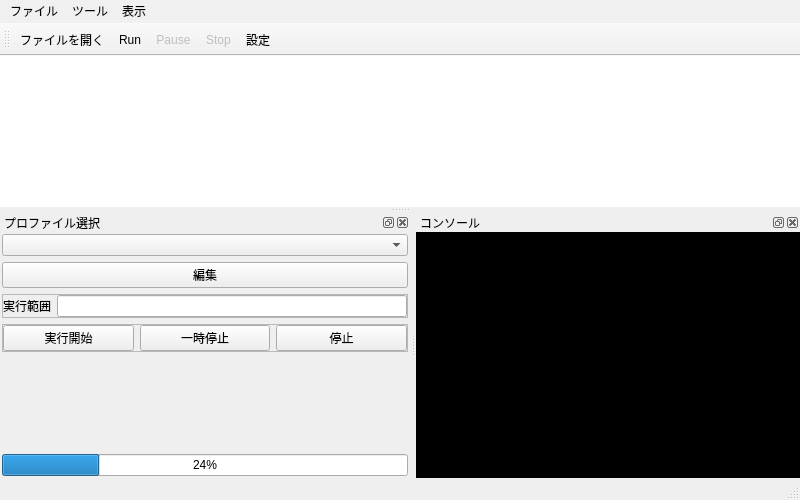
<?xml version="1.0" encoding="UTF-8"?>
<ui version="4.0">
 <class>MainWindow</class>
 <widget class="QMainWindow" name="MainWindow">
  <property name="geometry">
   <rect>
    <x>0</x>
    <y>0</y>
    <width>800</width>
    <height>500</height>
   </rect>
  </property>
  <property name="windowTitle">
   <string>MainWindow</string>
  </property>
  <widget class="QWidget" name="centralWidget">
   <layout class="QVBoxLayout" name="verticalLayout">
    <property name="spacing">
     <number>0</number>
    </property>
    <property name="sizeConstraint">
     <enum>QLayout::SetNoConstraint</enum>
    </property>
    <property name="leftMargin">
     <number>0</number>
    </property>
    <property name="topMargin">
     <number>0</number>
    </property>
    <property name="rightMargin">
     <number>0</number>
    </property>
    <property name="bottomMargin">
     <number>0</number>
    </property>
    <item>
     <widget class="FileQueueTable" name="tableWidget">
      <property name="styleSheet">
       <string notr="true"/>
      </property>
      <property name="frameShape">
       <enum>QFrame::NoFrame</enum>
      </property>
      <property name="lineWidth">
       <number>1</number>
      </property>
      <property name="dragDropMode">
       <enum>QAbstractItemView::InternalMove</enum>
      </property>
      <property name="defaultDropAction">
       <enum>Qt::MoveAction</enum>
      </property>
      <property name="selectionBehavior">
       <enum>QAbstractItemView::SelectRows</enum>
      </property>
      <attribute name="horizontalHeaderShowSortIndicator" stdset="0">
       <bool>true</bool>
      </attribute>
     </widget>
    </item>
   </layout>
  </widget>
  <widget class="QMenuBar" name="menuBar">
   <property name="geometry">
    <rect>
     <x>0</x>
     <y>0</y>
     <width>800</width>
     <height>20</height>
    </rect>
   </property>
   <property name="styleSheet">
    <string notr="true">background-color: rgb(240, 240, 240);
selection-background-color: rgb(144, 200, 246);
selection-color: rgb(0, 0, 0);</string>
   </property>
   <widget class="QMenu" name="menu">
    <property name="title">
     <string>ファイル</string>
    </property>
    <addaction name="actionOpen"/>
    <addaction name="separator"/>
    <addaction name="actionExit"/>
   </widget>
   <widget class="QMenu" name="menu_2">
    <property name="title">
     <string>ツール</string>
    </property>
    <addaction name="actionRun"/>
    <addaction name="actionPause"/>
    <addaction name="actionStop"/>
    <addaction name="separator"/>
    <addaction name="actionSettings"/>
   </widget>
   <widget class="QMenu" name="menu_3">
    <property name="title">
     <string>表示</string>
    </property>
    <addaction name="actionConsole"/>
    <addaction name="actionProfile"/>
    <addaction name="separator"/>
    <addaction name="actionAutohide"/>
   </widget>
   <addaction name="menu"/>
   <addaction name="menu_2"/>
   <addaction name="menu_3"/>
  </widget>
  <widget class="QToolBar" name="mainToolBar">
   <property name="enabled">
    <bool>true</bool>
   </property>
   <attribute name="toolBarArea">
    <enum>TopToolBarArea</enum>
   </attribute>
   <attribute name="toolBarBreak">
    <bool>false</bool>
   </attribute>
   <addaction name="actionOpen"/>
   <addaction name="actionRun"/>
   <addaction name="actionPause"/>
   <addaction name="actionStop"/>
   <addaction name="actionSettings"/>
  </widget>
  <widget class="QStatusBar" name="statusBar"/>
  <widget class="BaseDockWidget" name="runDock">
   <property name="minimumSize">
    <size>
     <width>274</width>
     <height>265</height>
    </size>
   </property>
   <property name="windowTitle">
    <string>プロファイル選択</string>
   </property>
   <attribute name="dockWidgetArea">
    <number>8</number>
   </attribute>
   <widget class="QWidget" name="dockWidgetContents_3">
    <layout class="QVBoxLayout" name="verticalLayout_3">
     <property name="leftMargin">
      <number>2</number>
     </property>
     <property name="topMargin">
      <number>2</number>
     </property>
     <property name="rightMargin">
      <number>2</number>
     </property>
     <property name="bottomMargin">
      <number>2</number>
     </property>
     <item>
      <widget class="ProfileComboBox" name="comboBox"/>
     </item>
     <item>
      <widget class="QPushButton" name="editButton">
       <property name="text">
        <string>編集</string>
       </property>
      </widget>
     </item>
     <item>
      <widget class="QFrame" name="frame_3">
       <property name="frameShape">
        <enum>QFrame::StyledPanel</enum>
       </property>
       <property name="frameShadow">
        <enum>QFrame::Raised</enum>
       </property>
       <layout class="QHBoxLayout" name="horizontalLayout_3">
        <property name="leftMargin">
         <number>0</number>
        </property>
        <property name="topMargin">
         <number>0</number>
        </property>
        <property name="rightMargin">
         <number>0</number>
        </property>
        <property name="bottomMargin">
         <number>0</number>
        </property>
        <item>
         <widget class="QLabel" name="label_2">
          <property name="text">
           <string>実行範囲</string>
          </property>
         </widget>
        </item>
        <item>
         <widget class="QLineEdit" name="lineEdit"/>
        </item>
       </layout>
      </widget>
     </item>
     <item>
      <widget class="QFrame" name="frame_2">
       <property name="frameShape">
        <enum>QFrame::StyledPanel</enum>
       </property>
       <property name="frameShadow">
        <enum>QFrame::Raised</enum>
       </property>
       <layout class="QHBoxLayout" name="horizontalLayout_2">
        <property name="leftMargin">
         <number>0</number>
        </property>
        <property name="topMargin">
         <number>0</number>
        </property>
        <property name="rightMargin">
         <number>0</number>
        </property>
        <property name="bottomMargin">
         <number>0</number>
        </property>
        <item>
         <widget class="QPushButton" name="runButton">
          <property name="text">
           <string>実行開始</string>
          </property>
          <property name="icon">
           <iconset resource="autobatchrunner.qrc">
            <normaloff>:/icons/run.png</normaloff>:/icons/run.png</iconset>
          </property>
         </widget>
        </item>
        <item>
         <widget class="QPushButton" name="pushButton_2">
          <property name="text">
           <string>一時停止</string>
          </property>
          <property name="icon">
           <iconset resource="autobatchrunner.qrc">
            <normaloff>:/icons/pause.png</normaloff>:/icons/pause.png</iconset>
          </property>
         </widget>
        </item>
        <item>
         <widget class="QPushButton" name="pushButton_3">
          <property name="text">
           <string>停止</string>
          </property>
          <property name="icon">
           <iconset resource="autobatchrunner.qrc">
            <normaloff>:/icons/stop_flat.png</normaloff>:/icons/stop_flat.png</iconset>
          </property>
         </widget>
        </item>
       </layout>
      </widget>
     </item>
     <item>
      <spacer name="verticalSpacer">
       <property name="orientation">
        <enum>Qt::Vertical</enum>
       </property>
       <property name="sizeHint" stdset="0">
        <size>
         <width>20</width>
         <height>40</height>
        </size>
       </property>
      </spacer>
     </item>
     <item>
      <widget class="QProgressBar" name="progressBar">
       <property name="value">
        <number>24</number>
       </property>
      </widget>
     </item>
    </layout>
   </widget>
  </widget>
  <widget class="BaseDockWidget" name="consoleDock">
   <property name="windowTitle">
    <string>コンソール</string>
   </property>
   <attribute name="dockWidgetArea">
    <number>8</number>
   </attribute>
   <widget class="QWidget" name="dockWidgetContents_5">
    <layout class="QVBoxLayout" name="verticalLayout_2">
     <property name="spacing">
      <number>0</number>
     </property>
     <property name="leftMargin">
      <number>0</number>
     </property>
     <property name="topMargin">
      <number>0</number>
     </property>
     <property name="rightMargin">
      <number>0</number>
     </property>
     <property name="bottomMargin">
      <number>0</number>
     </property>
     <item>
      <widget class="CommandLineTextEdit" name="commandLineText">
       <property name="styleSheet">
        <string notr="true">background-color: rgb(0, 0, 0);
color: rgb(204, 204, 204);</string>
       </property>
       <property name="frameShape">
        <enum>QFrame::NoFrame</enum>
       </property>
      </widget>
     </item>
    </layout>
   </widget>
  </widget>
  <action name="actionOpen">
   <property name="icon">
    <iconset resource="autobatchrunner.qrc">
     <normaloff>:/icons/File_Add.png</normaloff>:/icons/File_Add.png</iconset>
   </property>
   <property name="text">
    <string>ファイルを開く</string>
   </property>
  </action>
  <action name="actionExit">
   <property name="text">
    <string>終了</string>
   </property>
  </action>
  <action name="actionConsole">
   <property name="checkable">
    <bool>true</bool>
   </property>
   <property name="checked">
    <bool>true</bool>
   </property>
   <property name="text">
    <string>コンソール</string>
   </property>
  </action>
  <action name="actionProfile">
   <property name="checkable">
    <bool>true</bool>
   </property>
   <property name="checked">
    <bool>true</bool>
   </property>
   <property name="text">
    <string>プロファイル選択</string>
   </property>
  </action>
  <action name="actionSettings">
   <property name="icon">
    <iconset resource="autobatchrunner.qrc">
     <normaloff>:/icons/Gear.png</normaloff>:/icons/Gear.png</iconset>
   </property>
   <property name="text">
    <string>設定</string>
   </property>
  </action>
  <action name="actionRun">
   <property name="icon">
    <iconset resource="autobatchrunner.qrc">
     <normaloff>:/icons/run.png</normaloff>:/icons/run.png</iconset>
   </property>
   <property name="text">
    <string>Run</string>
   </property>
  </action>
  <action name="actionPause">
   <property name="enabled">
    <bool>false</bool>
   </property>
   <property name="icon">
    <iconset resource="autobatchrunner.qrc">
     <normaloff>:/icons/pause.png</normaloff>:/icons/pause.png</iconset>
   </property>
   <property name="text">
    <string>Pause</string>
   </property>
  </action>
  <action name="actionStop">
   <property name="enabled">
    <bool>false</bool>
   </property>
   <property name="icon">
    <iconset resource="autobatchrunner.qrc">
     <normaloff>:/icons/stop_flat.png</normaloff>:/icons/stop_flat.png</iconset>
   </property>
   <property name="text">
    <string>Stop</string>
   </property>
  </action>
  <action name="actionAutohide">
   <property name="checkable">
    <bool>true</bool>
   </property>
   <property name="checked">
    <bool>true</bool>
   </property>
   <property name="text">
    <string>タイトルバーを自動的に隠す</string>
   </property>
  </action>
 </widget>
 <layoutdefault spacing="6" margin="11"/>
 <customwidgets>
  <customwidget>
   <class>ProfileComboBox</class>
   <extends>QComboBox</extends>
   <header>profilecombobox.h</header>
  </customwidget>
  <customwidget>
   <class>CommandLineTextEdit</class>
   <extends>QTextEdit</extends>
   <header>commandlinetextedit.h</header>
  </customwidget>
  <customwidget>
   <class>FileQueueTable</class>
   <extends>QTableWidget</extends>
   <header>../filequeuetable/filequeuetable.h</header>
  </customwidget>
  <customwidget>
   <class>BaseDockWidget</class>
   <extends>QDockWidget</extends>
   <header>basedockwidget.h</header>
   <container>1</container>
  </customwidget>
 </customwidgets>
 <resources>
  <include location="autobatchrunner.qrc"/>
 </resources>
 <connections/>
</ui>
